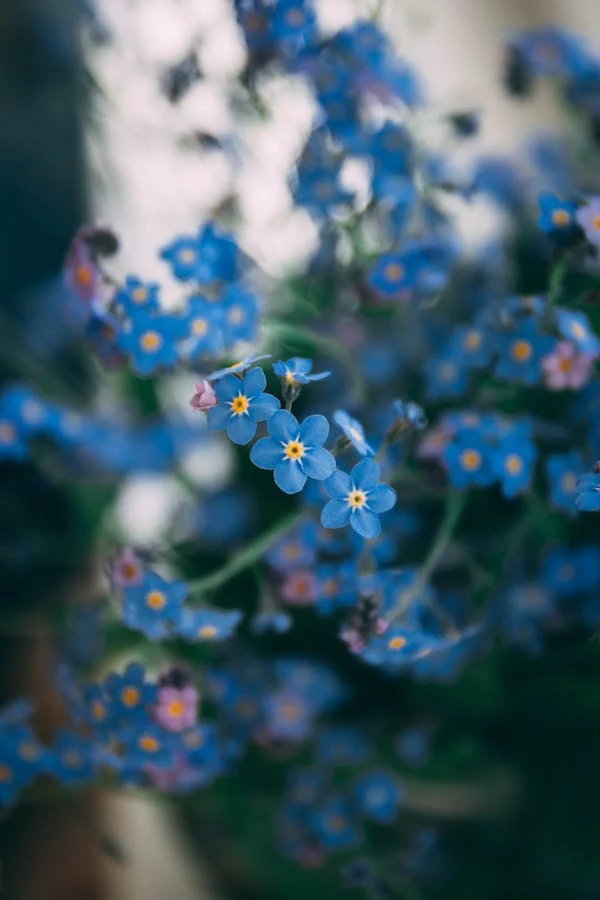
#> input picture Kompresi_Agung_mahendra/img.webp, 600 x 900 px
$ python kompresi_huffman.py
#> lines starting #> are read from the running program, lines starting #| are printed output that depends on the picture
from PIL import Image
import heapq
import os


class HuffmanNode:
    def __init__(self, intensity, frequency):
        self.intensity = intensity
        self.frequency = frequency
        self.left = None
        self.right = None

    def __lt__(self, other):
        return self.frequency < other.frequency


def calculate_frequency(image):
    frequency = {}
    width, height = image.size
    for y in range(height):
        for x in range(width):
            pixel = image.getpixel((x, y))
            if pixel in frequency:
                frequency[pixel] += 1
            else:
                frequency[pixel] = 1
    return frequency


def build_huffman_tree(frequency):
    heap = []
    for intensity, freq in frequency.items():
        node = HuffmanNode(intensity, freq)
        heapq.heappush(heap, node)

    while len(heap) > 1:
        left_node = heapq.heappop(heap)
        right_node = heapq.heappop(heap)

        merged_node = HuffmanNode(None, left_node.frequency + right_node.frequency)
        merged_node.left = left_node
        merged_node.right = right_node

        heapq.heappush(heap, merged_node)

    return heapq.heappop(heap)


def generate_huffman_codes(node, current_code, huffman_codes):
    if node is None:
        return

    if node.intensity is not None:
        huffman_codes[node.intensity] = current_code
        return

    generate_huffman_codes(node.left, current_code + "0", huffman_codes)
    generate_huffman_codes(node.right, current_code + "1", huffman_codes)


def compress_image(image, huffman_codes):
    compressed_data = ""
    width, height = image.size
    for y in range(height):
        for x in range(width):
            pixel = image.getpixel((x, y))
            compressed_data += huffman_codes[pixel]
    return compressed_data


def pad_compressed_data(compressed_data):
    padding_amount = 8 - len(compressed_data) % 8
    padded_data = compressed_data + padding_amount * "0"
    padded_data = "{0:08b}".format(padding_amount) + padded_data
    return padded_data


def convert_to_bytes(padded_data):
    bytes_array = bytearray()
    for i in range(0, len(padded_data), 8):
        byte = padded_data[i:i + 8]
        bytes_array.append(int(byte, 2))
    return bytes_array


def compress_image_huffman(image_path):
#> called with image_path = 'img.webp'
    image = Image.open(image_path).convert("L")  # Mengonversi gambar ke skala keabuan (grayscale)
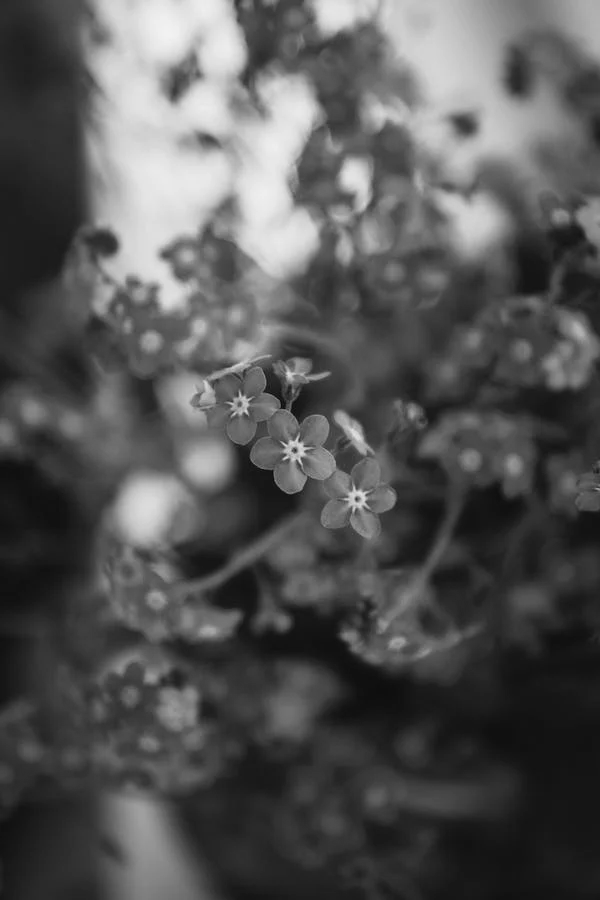
#> image: PIL image 600x900 L; min 9, max 242, mean 85.1
    frequency = calculate_frequency(image)
#> after the loop in calculate_frequency, `for y in range(height):`: frequency = 233 items
#> frequency = 233 items
    huffman_tree = build_huffman_tree(frequency)
#> the loop in build_huffman_tree, `for intensity, freq in frequency.items():` made 233 passes
#> (intensity, freq) on passes 1 to 3: (41, 5944), (42, 6295), (43, 5967)
#> the loop in build_huffman_tree, `while len(heap) > 1:` made 232 passes
    huffman_codes = {}
    generate_huffman_codes(huffman_tree, "", huffman_codes)
    compressed_data = compress_image(image, huffman_codes)
    padded_data = pad_compressed_data(compressed_data)
    bytes_array = convert_to_bytes(padded_data)
    return bytes_array


# Contoh penggunaan
image_path = "img.webp"
compressed_data = compress_image_huffman(image_path)
print("Compressed data:", compressed_data)
#> (printed output is left out)
image = Image.open(image_path)
#> image is the input picture: PIL image 600x900 RGB; mean R, G, B 65.1, 91.5, 104.3
image.show()
modified_image_path = 'terkompresi.webp'
image.save(modified_image_path)
print("Gambar berhasil disimpan.")
